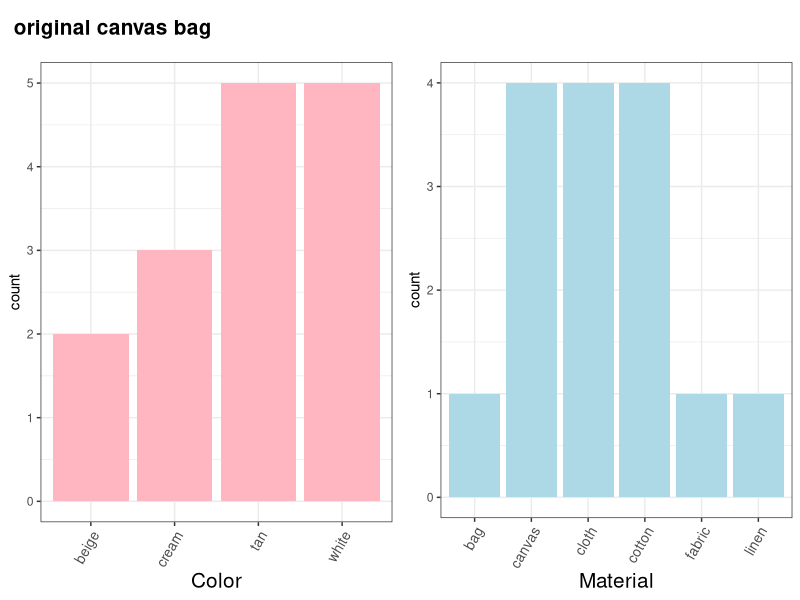
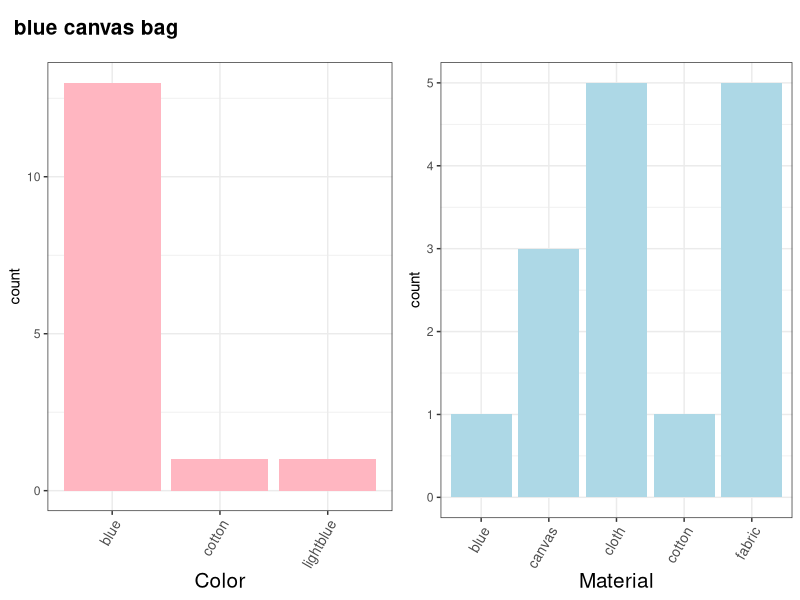
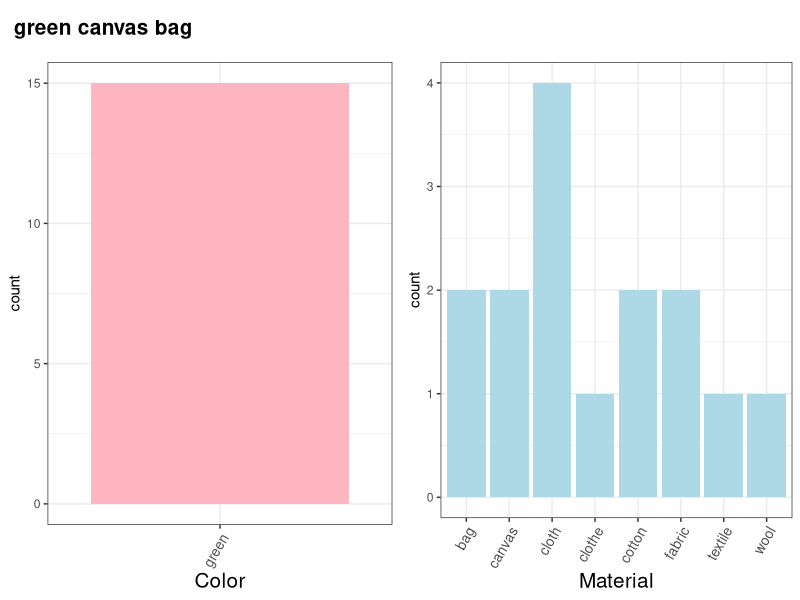
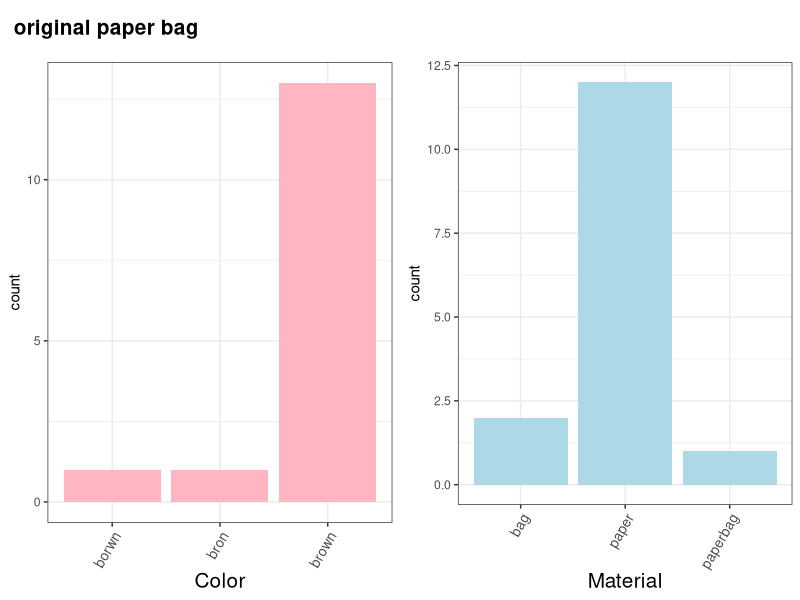
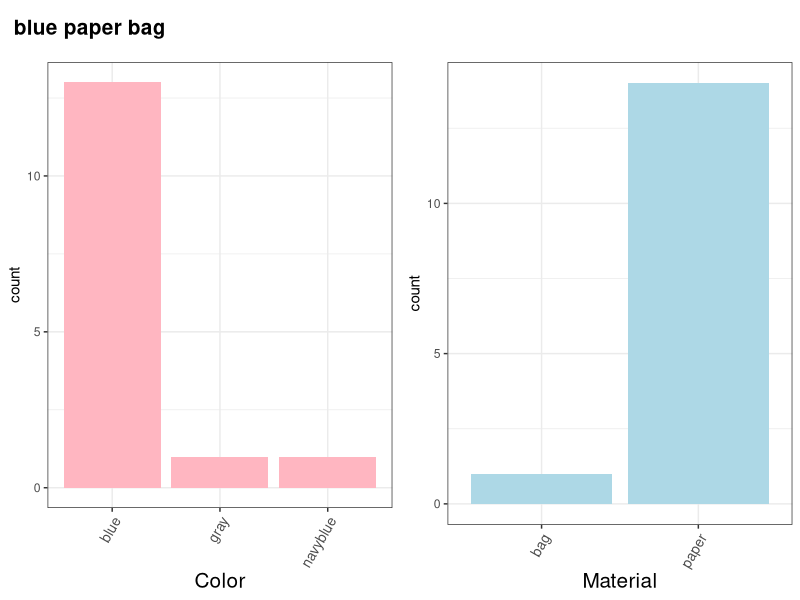
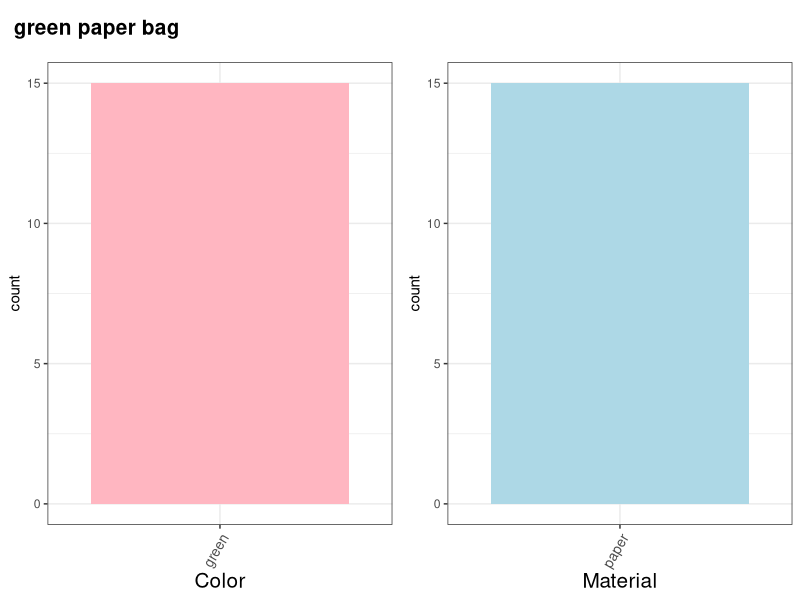
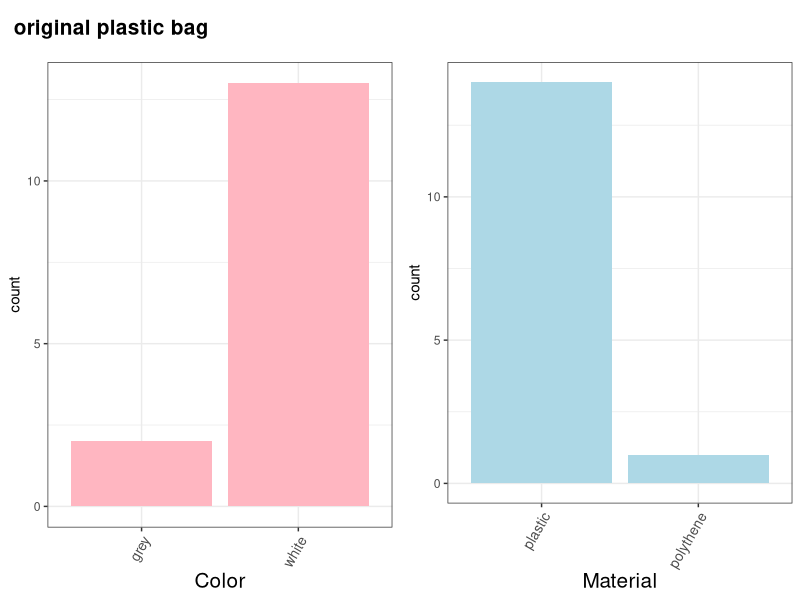
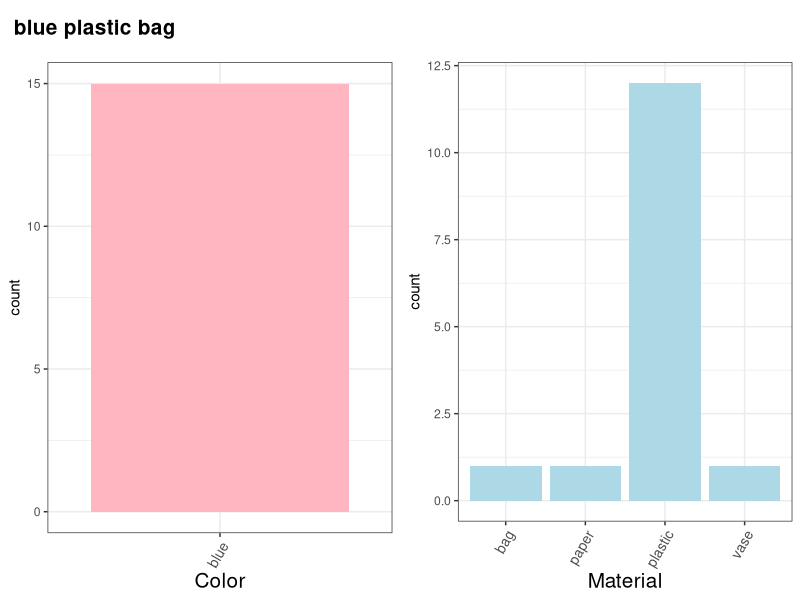

These figures' R source, in order:
## ---- chunk 1
knitr::opts_chunk$set(echo = TRUE)
## ---- chunk 2
library(tidyverse)
library(cowplot)

theme_set(theme_bw())

#df = read.csv("../data/example-trials.csv", header = TRUE)
df = read.csv("../data/trials_merged.csv", header = TRUE)
#demo = read.csv("../data/subject_info_merged.csv", header = TRUE)

df <- separate(df,response,into=c("r_material","r_color"),sep=",")
df$r_material <- as.character(gsub("\\[","",df$r_material))
df$r_color <- as.character(gsub("\\]","",df$r_color))
df$r_material <- as.character(gsub(" ","",df$r_material))
df$r_color <- as.character(gsub(" ","",df$r_color))
df$r_material <- tolower(df$r_material)
df$r_color <- tolower(df$r_color)
df$r_material <- as.character(gsub("\\'","",df$r_material))
df$r_color <- as.character(gsub("\\'","",df$r_color))

#df <- separate(df,object,into=c("object","material","color"),sep="_")

## ---- chunk 3
responses = df %>%
  filter(str_detect(utterance,"bot_check", negate = TRUE)) 

plot_subset = function(object_material_color){
  df_subset = responses %>%
    filter(object == object_material_color)
  
  sp = strsplit(object_material_color, "_")
  obj = sp[[1]][1]
  mat = sp[[1]][2]
  col = sp[[1]][3]
  
  name = paste(col, mat, obj, sep=" ")

  material = ggplot(df_subset, aes(r_material)) +
    geom_bar(fill ="lightblue") +
    xlab("Material") +
    theme(axis.text.x=element_text(angle = 60, size=10, hjust = 1), plot.title = element_text(face="bold", hjust = 0.5, size=20),axis.title.x=element_text(size=15))
  
  color = ggplot(df_subset, aes(r_color)) +
    geom_bar(fill ="lightpink") +
    xlab("Color") +
   theme(axis.text.x=element_text(angle = 60, size=10, hjust = 1), plot.title = element_text(face="bold", hjust = 0.5, size=20),axis.title.x=element_text(size=15))
  
  plot_row <- plot_grid(color,material)
  title <- ggdraw() + draw_label(name,fontface = 'bold',x = 0, hjust = 0,size=15) + theme(plot.margin = margin(0, 0, 0, 10))
  
plot_grid(
  title, plot_row,
  ncol = 1,
  # rel_heights values control vertical title margins
  rel_heights = c(0.1, 1)
)

}

## ---- chunk 4

plot_subset("bag_canvas_original")
plot_subset("bag_canvas_blue")
plot_subset("bag_canvas_green")
plot_subset("bag_paper_original")
plot_subset("bag_paper_blue")
plot_subset("bag_paper_green")
plot_subset("bag_plastic_original")
plot_subset("bag_plastic_blue")
plot_subset("bag_plastic_green")

plot_subset("ball_metal_green")
plot_subset("ball_metal_original")
plot_subset("ball_metal_red")
plot_subset("ball_plastic_green")
plot_subset("ball_plastic_original")
plot_subset("ball_plastic_red")

plot_subset("boot_leather_brown")
plot_subset("boot_leather_green")
plot_subset("boot_leather_original")
plot_subset("boot_rubber_brown")
plot_subset("boot_rubber_green")
plot_subset("boot_rubber_original")

plot_subset("bottle_glass_green")
plot_subset("bottle_glass_original")
plot_subset("bottle_glass_yellow")
plot_subset("bottle_plastic_green")
plot_subset("bottle_plastic_original")
plot_subset("bottle_plastic_yellow")

plot_subset("bowl_glass_blue")
plot_subset("bowl_glass_original")
plot_subset("bowl_glass_purple")
plot_subset("bowl_wood_blue")
plot_subset("bowl_wood_original")
plot_subset("bowl_wood_purple")
plot_subset("bowl_metal_blue")
plot_subset("bowl_metal_original")
plot_subset("bowl_metal_purple")

plot_subset("box_cardboard_blue")
plot_subset("box_cardboard_green")
plot_subset("box_cardboard_original")
plot_subset("box_wood_blue")
plot_subset("box_wood_green")
plot_subset("box_wood_original")

plot_subset("chair_metal_green")
plot_subset("chair_metal_original")
plot_subset("chair_metal_pink")
plot_subset("chair_plastic_green")
plot_subset("chair_plastic_original")
plot_subset("chair_plastic_pink")
plot_subset("chair_wood_green")
plot_subset("chair_wood_original")
plot_subset("chair_wood_pink")

plot_subset("cup_metal_blue")
plot_subset("cup_metal_green")
plot_subset("cup_metal_original")
plot_subset("cup_plastic_blue")
plot_subset("cup_plastic_green")
plot_subset("cup_plastic_original")

plot_subset("door_steel_original")
plot_subset("door_steel_red")
plot_subset("door_steel_yellow")
plot_subset("door_wood_original")
plot_subset("door_wood_red")
plot_subset("door_wood_yellow")

plot_subset("jacket_denim_green")
plot_subset("jacket_denim_original")
plot_subset("jacket_denim_purple")
plot_subset("jacket_leather_green")
plot_subset("jacket_leather_original")
plot_subset("jacket_leather_purple")

plot_subset("pitcher_glass_green")
plot_subset("pitcher_glass_orange")
plot_subset("pitcher_glass_original")
plot_subset("pitcher_metal_green")
plot_subset("pitcher_metal_orange")
plot_subset("pitcher_metal_original")
plot_subset("pitcher_plastic_green")
plot_subset("pitcher_plastic_orange")
plot_subset("pitcher_plastic_original")

plot_subset("plate_metal_green")
plot_subset("plate_metal_original")
plot_subset("plate_metal_pink")
plot_subset("plate_paper_green")
plot_subset("plate_paper_original")
plot_subset("plate_paper_pink")
plot_subset("plate_plastic_green")
plot_subset("plate_plastic_original")
plot_subset("plate_plastic_pink")

plot_subset("ruler_metal_blue")
plot_subset("ruler_metal_green")
plot_subset("ruler_metal_original")
plot_subset("ruler_wood_blue")
plot_subset("ruler_wood_green")
plot_subset("ruler_wood_original")

plot_subset("spoon_metal_blue")
plot_subset("spoon_metal_green")
plot_subset("spoon_metal_original")
plot_subset("spoon_plastic_blue")
plot_subset("spoon_plastic_green")
plot_subset("spoon_plastic_original")
plot_subset("spoon_wood_blue")
plot_subset("spoon_wood_green")
plot_subset("spoon_wood_original")

plot_subset("table_metal_blue")
plot_subset("table_metal_original")
plot_subset("table_metal_yellow")
plot_subset("table_wood_blue")
plot_subset("table_wood_original")
plot_subset("table_wood_yellow")

plot_subset("vase_glass_blue")
plot_subset("vase_glass_green")
plot_subset("vase_glass_original")
plot_subset("vase_wood_blue")
plot_subset("vase_wood_green")
plot_subset("vase_wood_original")
